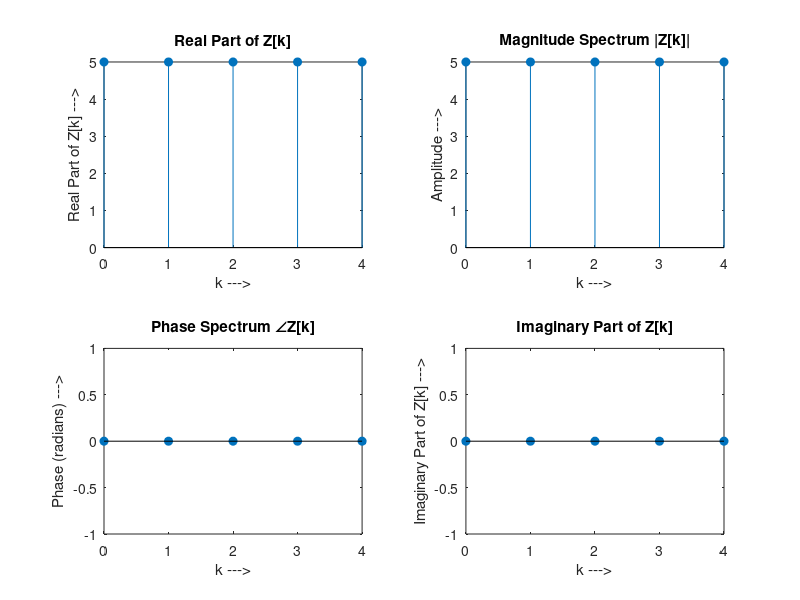

Here is the MATLAB script that generated this plot:
% User Input DFT

% Input sequence length (DFT size)
N = input("Enter the length of DFT (N): "); % e.g., 8

% Initialize the output array z
z = zeros(1, N);

% Input sequence
Xn = input("Enter the sequence X[n]: "); % e.g., [1, 2, 3, 4]

% Length of input sequence
xnlen = length(Xn);

% Zero-padding the input sequence to match length N
x = [Xn, zeros(1, N - xnlen)];

% Compute DFT
for k = 0:N-1
    for n = 0:N-1
        z(k+1) = z(k+1) + x(n+1) * exp(-1i * 2 * pi * k * n / N); % DFT formula
    end
end

% Display the DFT result
disp("DFT Result Z[k]:");
disp(z);

% Plotting the results

% First plot: Real part of z
subplot(2, 2, 1);
stem(0:N-1, real(z), 'filled');
xlabel('k --->');
ylabel('Real Part of Z[k] --->');
title('Real Part of Z[k]');

% Second plot: Magnitude (Amplitude) of z
subplot(2, 2, 2);
stem(0:N-1, abs(z), 'filled');
xlabel('k --->');
ylabel('Amplitude --->');
title('Magnitude Spectrum |Z[k]|');

% Third plot: Phase of z
subplot(2, 2, 3);
stem(0:N-1, angle(z), 'filled');
xlabel('k --->');
ylabel('Phase (radians) --->');
title('Phase Spectrum ∠Z[k]');

% Fourth plot: Imaginary part of z (optional)
subplot(2, 2, 4);
stem(0:N-1, imag(z), 'filled');
xlabel('k --->');
ylabel('Imaginary Part of Z[k] --->');
title('Imaginary Part of Z[k]');
